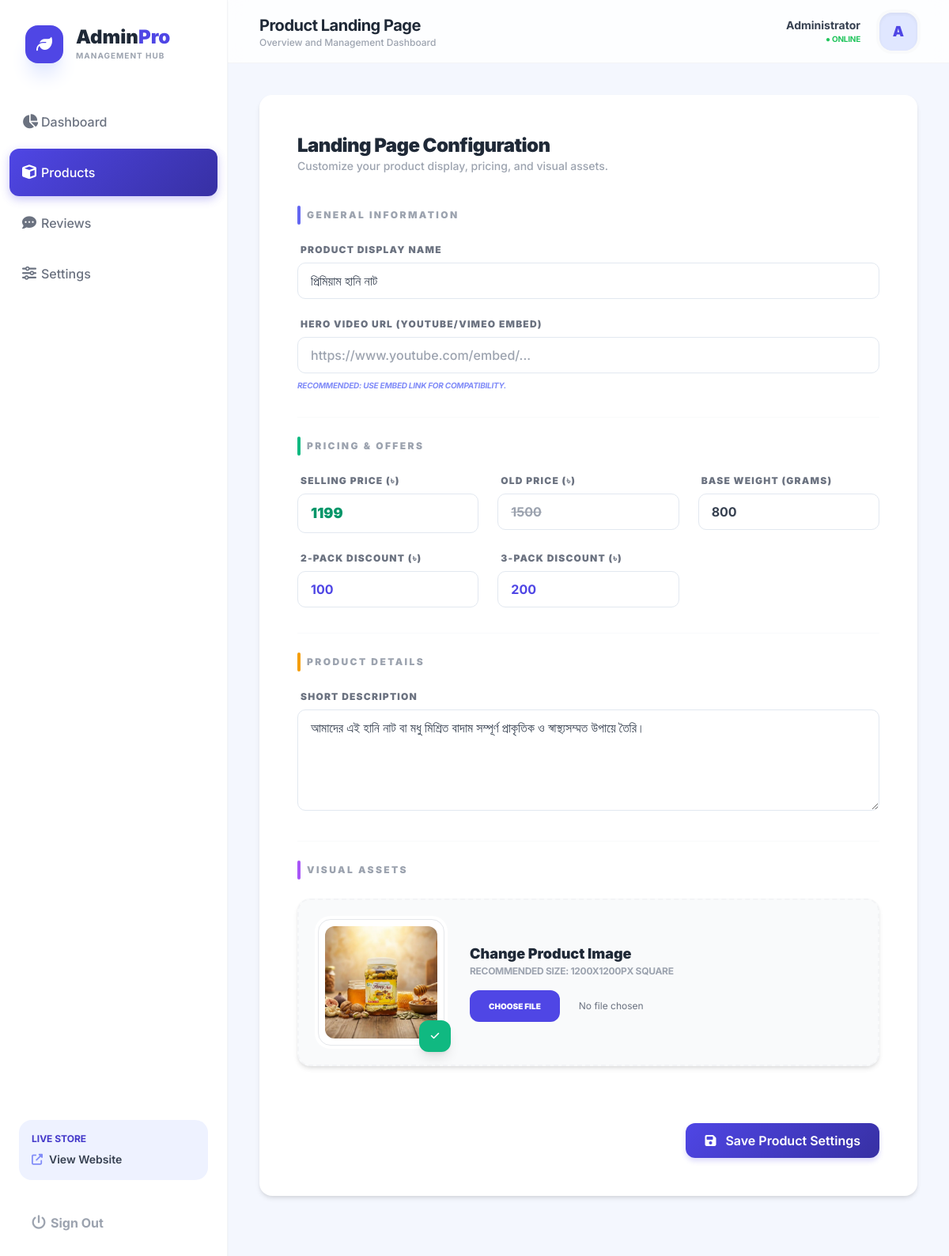
The app's page /admin/product-settings (signed in), older data.
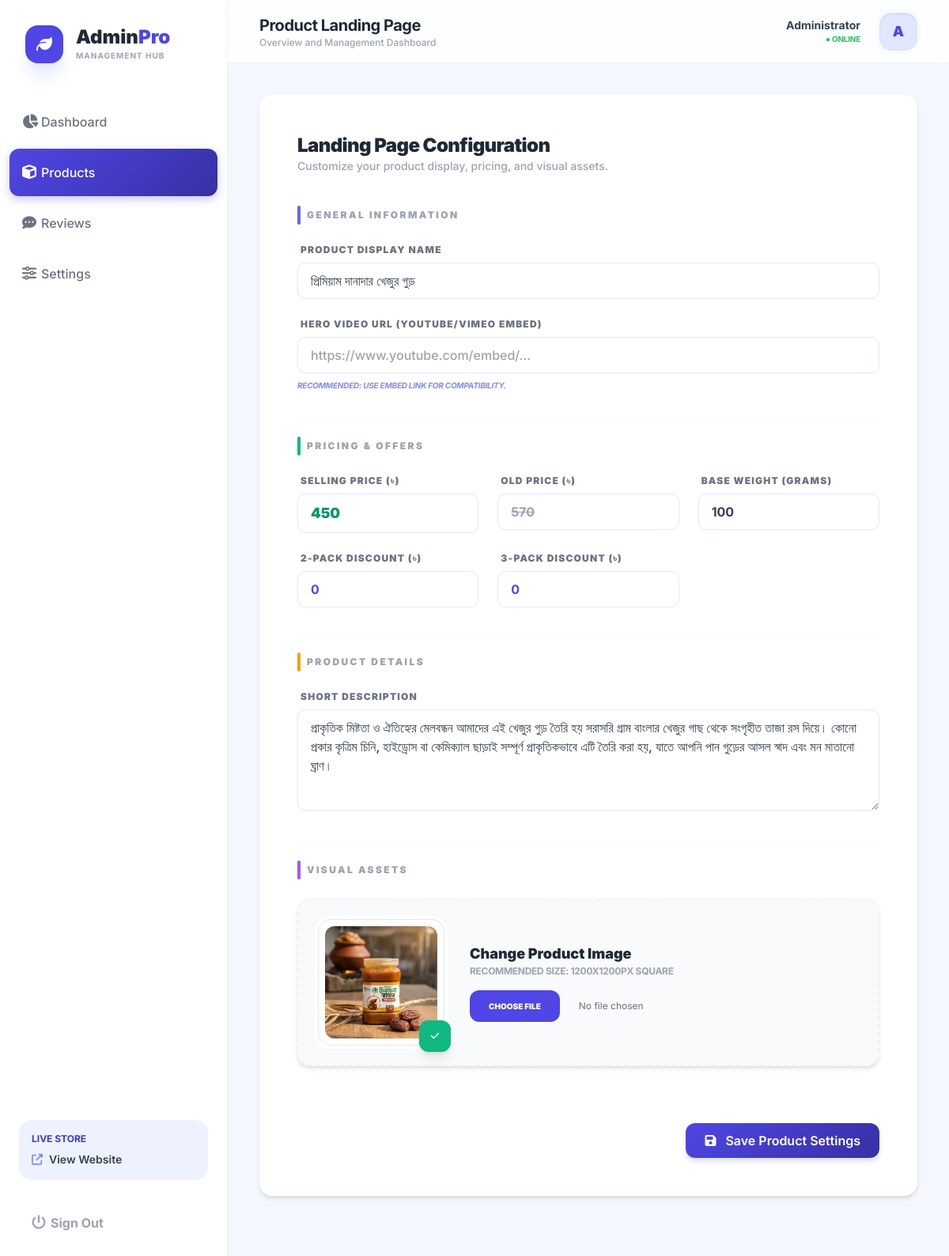
The same page, newer data.
### models.py (models this page shows)
class ProductSetting(db.Model):
    id = db.Column(db.Integer, primary_key=True)
    product_name = db.Column(db.String(200), nullable=False, default="প্রিমিয়াম হানি নাট")
    product_description = db.Column(db.Text, nullable=False)
    price = db.Column(db.Integer, nullable=False, default=990)
    old_price = db.Column(db.Integer, nullable=False, default=1200)
    image_path = db.Column(db.String(500), nullable=True, default="honey_nut.png")
    logo_path = db.Column(db.String(500), nullable=True)
    gtm_id = db.Column(db.String(50), nullable=True) # e.g. GTM-XXXXXX
    pixel_id = db.Column(db.String(50), nullable=True) # e.g. 123456789
    shop_name = db.Column(db.String(100), nullable=True, default="অর্গানিক দোকান")
    support_phone = db.Column(db.String(20), nullable=True, default="01XXXXXXXXX")
    whatsapp_number = db.Column(db.String(20), nullable=True, default="01XXXXXXXXX")
    facebook_url = db.Column(db.String(200), nullable=True, default="#")
    steadfast_api_key = db.Column(db.String(100), nullable=True)
    steadfast_secret_key = db.Column(db.String(100), nullable=True)
    landing_page_theme = db.Column(db.String(50), nullable=True, default="default")
    thank_you_page_theme = db.Column(db.String(50), nullable=True, default="default")
    video_url = db.Column(db.String(500), nullable=True)
    product_weight = db.Column(db.String(50), nullable=True, default="500")
    discount_amount = db.Column(db.Integer, nullable=True, default=100)
    discount_amount_3 = db.Column(db.Integer, nullable=True, default=200)
    custom_head_script = db.Column(db.Text, nullable=True)
    custom_body_script = db.Column(db.Text, nullable=True)
    updated_at = db.Column(db.DateTime, default=datetime.utcnow, onupdate=datetime.utcnow)

### routes/admin.py (the view, shortened to what this page needs)
@admin_bp.route('/admin/product-settings', methods=['GET', 'POST'])
@login_required
def admin_product_settings():
    settings = ProductSetting.query.first()
    form = ProductSettingsForm(obj=settings)
    return render_template('admin_product_settings.html', form=form, settings=settings)

### forms.py
class ProductSettingsForm(FlaskForm):
    product_name = StringField('Product Name', validators=[DataRequired(), Length(max=200)])
    price = IntegerField('Current Price', validators=[DataRequired()])
    old_price = IntegerField('Old Price', validators=[DataRequired()])
    product_description = TextAreaField('Description', validators=[DataRequired()])
    image = FileField('Product Image', validators=[
        FileAllowed(['jpg', 'png', 'jpeg', 'webp'], 'Images only!')
    ])
    video_url = StringField('Product Video URL (YouTube/Vimeo)')
    product_weight = StringField('Product Weight (In Grams, e.g. 500)')
    discount_amount = IntegerField('2-Pack Discount (BDT)', default=100)
    discount_amount_3 = IntegerField('3-Pack Discount (BDT)', default=200)
    submit = SubmitField('Update Product')

### templates/admin_product_settings.html (shortened to what the changed rows need)
{% extends "admin_base.html" %}
{% block header_title %}Product Landing Page{% endblock %}
{% block content %}
<div class="max-w-4xl mx-auto pb-12">
    <div class="mui-card p-8 lg:p-12">
        <form method="POST" enctype="multipart/form-data" class="space-y-8">
            <div class="space-y-6">
                <div class="grid grid-cols-1 gap-6">
                    <div>
                        <label
                            class="block text-xs font-black text-gray-500 uppercase tracking-widest mb-2 ml-1">Product
                            Display Name</label>
                        {{ form.product_name(class="w-full mui-input font-medium text-gray-700") }}
                    </div>
                    <div>
                        <label class="block text-xs font-black text-gray-500 uppercase tracking-widest mb-2 ml-1">Hero
                            Video URL (YouTube/Vimeo Embed)</label>
                        {{ form.video_url(class="w-full mui-input font-medium text-gray-700",
                        placeholder="https://www.youtube.com/embed/...") }}
                        <p class="text-[10px] text-indigo-400 mt-2 font-bold uppercase tracking-tight italic">
                            Recommended: Use embed link for compatibility.</p>
                    </div>
                </div>
            </div>
            <div class="space-y-6 pt-6 border-t border-gray-50">
                <div class="grid grid-cols-1 md:grid-cols-2 lg:grid-cols-3 gap-6">
                    <div>
                        <label
                            class="block text-xs font-black text-gray-500 uppercase tracking-widest mb-2 ml-1">Selling
                            Price (৳)</label>
                        {{ form.price(class="w-full mui-input font-black text-emerald-600 text-lg") }}
                    </div>
                    <div>
                        <label class="block text-xs font-black text-gray-500 uppercase tracking-widest mb-2 ml-1">Old
                            Price (৳)</label>
                        {{ form.old_price(class="w-full mui-input font-bold text-gray-400 line-through") }}
                    </div>
                    <div class="md:col-span-2 lg:col-span-1">
                        <label class="block text-xs font-black text-gray-500 uppercase tracking-widest mb-2 ml-1">Base
                            Weight (Grams)</label>
                        {{ form.product_weight(class="w-full mui-input font-bold text-gray-700", placeholder="500") }}
                    </div>
                    <div>
                        <label class="block text-xs font-black text-gray-500 uppercase tracking-widest mb-2 ml-1">2-Pack
                            Discount (৳)</label>
                        {{ form.discount_amount(class="w-full mui-input font-bold text-indigo-600", placeholder="100")
                        }}
                    </div>
                    <div class="md:col-span-2 lg:col-span-1">
                        <label class="block text-xs font-black text-gray-500 uppercase tracking-widest mb-2 ml-1">3-Pack
                            Discount (৳)</label>
                        {{ form.discount_amount_3(class="w-full mui-input font-bold text-indigo-600", placeholder="200")
                        }}
                    </div>
                </div>
            </div>
            <div class="space-y-6 pt-6 border-t border-gray-50">
                <div>
                    <label class="block text-xs font-black text-gray-500 uppercase tracking-widest mb-2 ml-1">Short
                        Description</label>
                    {{ form.product_description(class="w-full mui-input font-medium text-gray-700 h-32") }}
                </div>
            </div>
            <div class="space-y-6 pt-6 border-t border-gray-50">
                <div class="mui-card bg-gray-50 p-6 border-2 border-dashed border-gray-100">
                    <div class="flex flex-col md:flex-row items-center gap-8">
                        <div class="relative group">
                            <div
                                class="w-40 h-40 bg-white rounded-2xl overflow-hidden shadow-sm border p-2 ring-4 ring-white group-hover:scale-105 transition">
                                {% if '/' in settings.image_path %}
                                <img src="{{ url_for('static', filename=settings.image_path) }}"
                                    class="w-full h-full object-cover rounded-xl">
                                {% else %}
                                <img src="{{ url_for('static', filename='images/' + settings.image_path) }}"
                                    class="w-full h-full object-cover rounded-xl">
                                {% endif %}
                            </div>
                        </div>
                    </div>
                </div>
            </div>
        </form>
    </div>
</div>
{% endblock %}

Row changes from the older to the newer data that the page shows:
changed ProductSetting: product_name "প্রিমিয়াম হানি নাট" → "প্রিমিয়াম দানাদার খেজুর গুড়"; price "1199" → "450"; old_price "1500" → "570"; product_weight "800" → "100"; discount_amount "100" → "0"; discount_amount_3 "200" → "0"; product_description "আমাদের এই হানি নাট বা মধু মিশ্রিত বাদাম সম্পূর্ণ প্রাকৃতিক ও স্বাস্থ্যসম্মত উপায়ে তৈরি।" → "প্রাকৃতিক মিষ্টতা ও ঐতিহ্যের মেলবন্ধন আমাদের এই খেজুর গুড় তৈরি হয় সরাসরি গ্রাম বাংলার খেজুর গাছ থেকে সংগৃহীত তাজা রস দিয়ে। কোনো প্রকার কৃত্রিম চিনি, হাইড্রোস বা কেমিক্যাল ছাড়াই সম্পূর্ণ প্রাকৃতিকভাবে এটি তৈরি করা হয়, যাতে আপনি পান গুড়ের আসল স্বাদ এবং মন মাতানো ঘ্রাণ।"; image_path: a different picture
